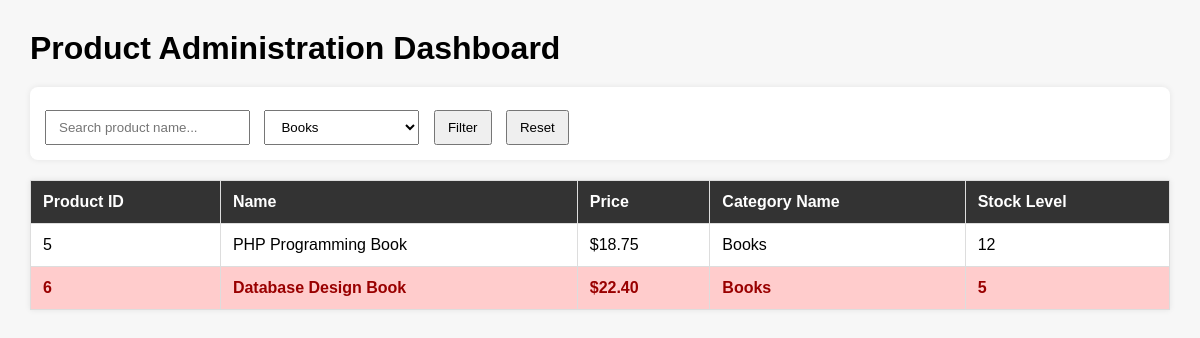
The page /Mini_project/index.php?category_id=3 on the database its author committed.
### tables this page shows
CREATE TABLE `products` (
  `id` int(11) NOT NULL,
  `name` varchar(150) NOT NULL,
  `price` decimal(10,2) NOT NULL,
  `category_id` int(11) NOT NULL,
  `stock` int(11) NOT NULL
);

CREATE TABLE `categories` (
  `id` int(11) NOT NULL,
  `category_name` varchar(100) NOT NULL
);

### Mini_project/index.php (the view, shortened to what this page needs)
<?php
$database = new Database();
$conn = $database->connect();
$search = isset($_GET['search']) ? trim($_GET['search']) : '';
$category_id = isset($_GET['category_id']) ? trim($_GET['category_id']) : '';
$categorySql = "SELECT id, category_name FROM categories ORDER BY category_name ASC";
$categoryStmt = $conn->prepare($categorySql);
$categoryStmt->execute();
$categories = $categoryStmt->fetchAll(PDO::FETCH_ASSOC);
$sql = "SELECT
            products.id,
            products.name,
            products.price,
            categories.category_name,
            products.stock
        FROM products
        INNER JOIN categories ON products.category_id = categories.id
        WHERE 1=1";
$params = [];
if (!empty($category_id)) {
    $sql .= " AND products.category_id = :category_id";
    $params[':category_id'] = $category_id;
}
$sql .= " ORDER BY products.id ASC";
$stmt = $conn->prepare($sql);
$stmt->execute($params);
$products = $stmt->fetchAll(PDO::FETCH_ASSOC);
?>
<!DOCTYPE html>
<html lang="en">
<head>
</head>
<body>
    <h1>Product Administration Dashboard</h1>
    <form method="GET" action="">
        <input
            type="text"
            name="search"
            placeholder="Search product name..."
            value="<?php echo htmlspecialchars($search); ?>"
        >
        <select name="category_id">
            <?php foreach ($categories as $category): ?>
                <option
                    value="<?php echo $category['id']; ?>"
                    <?php echo ($category_id == $category['id']) ? 'selected' : ''; ?>
                >
                    <?php echo htmlspecialchars($category['category_name']); ?>
                </option>
            <?php endforeach; ?>
        </select>
        <button type="submit">Filter</button>
        <a href="index.php" style="text-decoration:none;">
            <button type="button">Reset</button>
        </a>
    </form>
    <table>
        <thead>
            <tr>
                <th>Product ID</th>
                <th>Name</th>
                <th>Price</th>
                <th>Category Name</th>
                <th>Stock Level</th>
            </tr>
        </thead>
        <tbody>
            <?php if (count($products) > 0): ?>
                <?php foreach ($products as $product): ?>
                    <tr class="<?php echo ($product['stock'] < 10) ? 'low-stock' : ''; ?>">
                        <td><?php echo htmlspecialchars($product['id']); ?></td>
                        <td><?php echo htmlspecialchars($product['name']); ?></td>
                        <td>$<?php echo htmlspecialchars($product['price']); ?></td>
                        <td><?php echo htmlspecialchars($product['category_name']); ?></td>
                        <td><?php echo htmlspecialchars($product['stock']); ?></td>
                    </tr>
                <?php endforeach; ?>
            <?php else: ?>
                <tr>
                    <td colspan="5" class="no-data">No products found.</td>
                </tr>
            <?php endif; ?>
        </tbody>
    </table>
</body>
</html>

### Mini_project/index.php (style rules this page uses)
body { font-family: Arial, sans-serif; margin: 30px; background-color: #f7f7f7; }
h1 { margin-bottom: 20px; }
form { margin-bottom: 20px; padding: 15px; background: white; border-radius: 8px; box-shadow: 0 0 6px rgba(0,0,0,0.08); }
input, select, button { padding: 8px 12px; margin-right: 10px; margin-top: 8px; }
table { width: 100%; border-collapse: collapse; background: white; box-shadow: 0 0 6px rgba(0,0,0,0.08); }
th, td { border: 1px solid #ddd; padding: 12px; text-align: left; }
th { background-color: #333; color: white; }
.low-stock { background-color: #ffcccc; color: #900; font-weight: bold; }

### rows shown on the page
products: id "5", name "PHP Programming Book", price "18.75", category.category_name "Books", stock "12"
products: id "6", name "Database Design Book", price "22.40", category.category_name "Books", stock "5"

### other values the page prints
form field category_id "Books"
